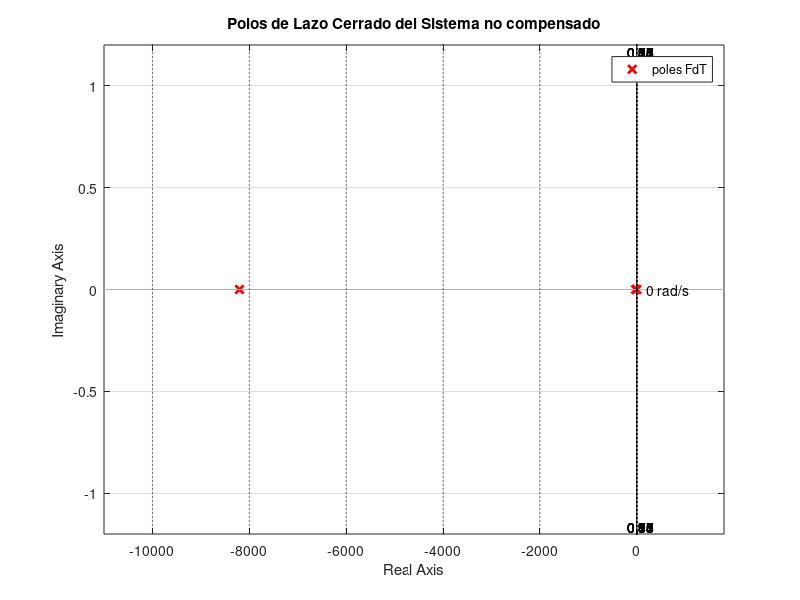
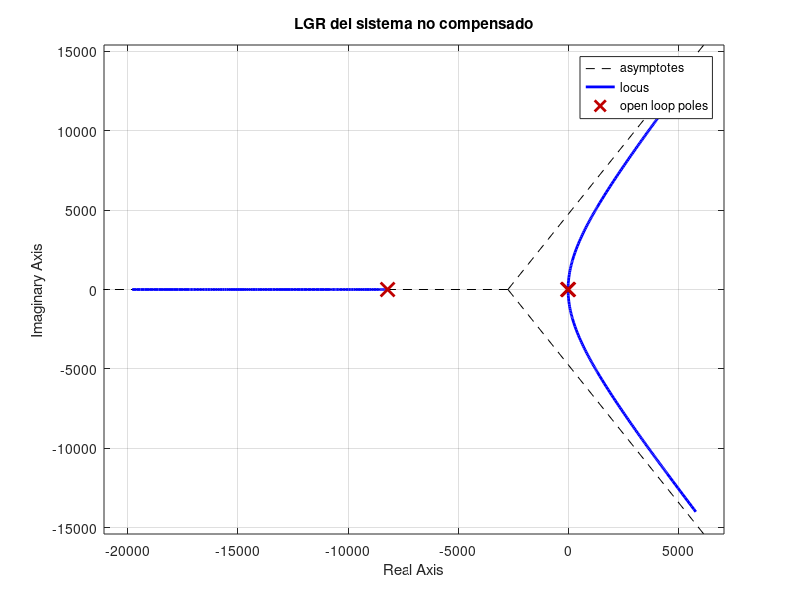
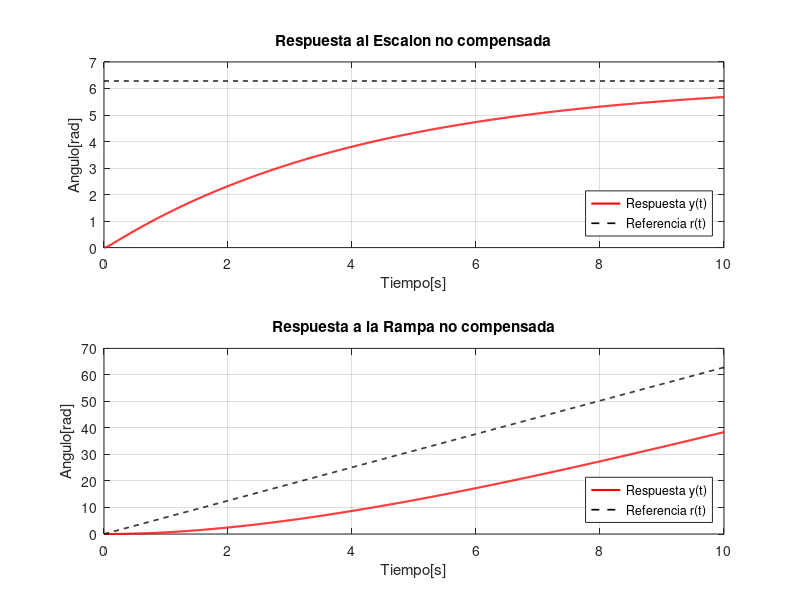
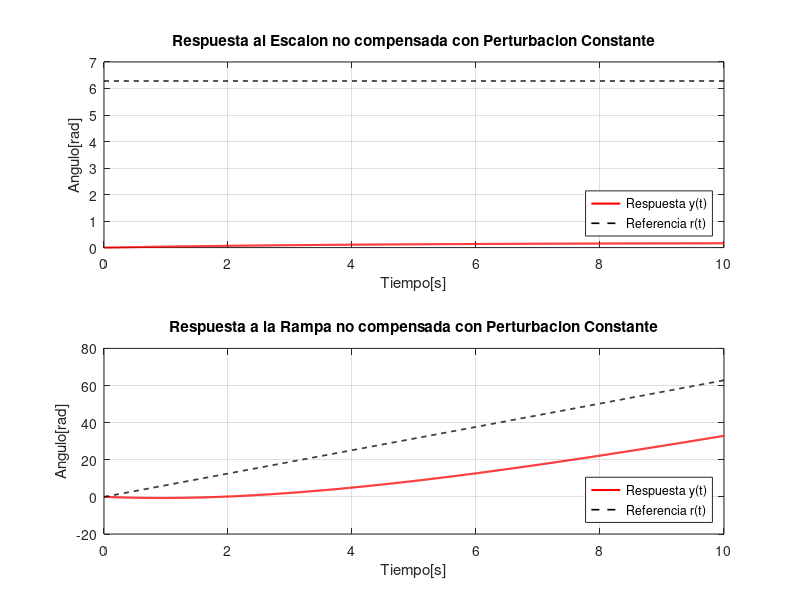

Source code (MATLAB) for these figures, in order: (Note: this script raises an error after producing the figures.)
   clear all;close all;clc

   pkg load control
   s = tf('s');

   % TREN DE ENGRANAJES REDCUTOR

   % Modelo: 406769
   % Relación de transformación; 100:1
   TLmax=4.5; %N*m
   J_t = 0.31 * 0.0001/1000; % Kg/m^2
   B_t = 0; %Según datasheet
   n = 1/71;


   %  MOTOR
   % Modelo:  339152
   Wnom=9690*2*pi/60; %velocidad Nominal en Rad/s
   R = 1.53;     % Ohm
   L_ind= 0.186e-3; % H
   Ke = 1/(460 * 2*pi/60); % rad/(seg*V)
   Kt = 20.8e-3; % Nm/A
   J_m = 14.7 * 0.0001/1000; % Kg/m^2
   B_m = 0.7325e-6; %según datasheet


   %CARGA
   %Brazo Robotico
   TL=TLmax*0.5;      %Torque de Carga en N*m como el 50% de la carga maxima del tren reductor
   L_brazo = 0.35;    %Longitud del Brazo en metros
   g = 9.81;          % gravedad m/s^2

   mL=TL/(g*(L_brazo/2));     %Masa Equivalente del Brazo en Kg (con centro de graverdad en L_brazo/2)
   J_l =(1/3)*mL*(L_brazo)^2; %Inercia de la Carga en el eje secundario en Kg/m^2

   WL=Wnom*n;      %Velocidad Nominal en el Eje Secundaro en Rad/s
   B_l = TL/WL;    %Friccion de la carga en el eje secundario en N*m*s/rad



   Je = J_m + J_t + J_l*n^2;  %Inercia equivalente
   Be = B_m + B_t + B_l*n^2;  %Friccion equivalente


   %SENSOR DE POSICION
   %Potenciometro:
   Vref=24; %Tension de Referencia del Potenciometro
   Kpot = Vref/(20*pi); % V/rad realimentación(Ganancia del Potenciometro)


   %SETs POINTs
   V_step=2.4; %V
   V_ramp=2.4; %V

   %Torque de Perturbacion Externa
   TL_per=TL;
   TL_eq = TL_per * n; %Torque Reflejado al Eje del Motor

   %SISTEMA A LAZO CERRADO SIN COMPENSADOR
   %Algebra de Bloques :
   G1 = 1/(R + s*L_ind);
   G2 = 1/(Be + s*Je);
   F1 = feedback(G1*Kt*G2,Ke);
   F2 = F1*n/s;
   L = minreal(F2 * Kpot); %FDT de Lazo Abierto
   FdT = minreal(feedback(F2,Kpot));% Theta(s)/Vin(s)

   %Mason para la FDT de la Pertubacion:
   L1=-Ke*Kt*G1*G2;
   L2=-G2*n*(1/s)*Kpot*G1*Kt;
   P1=-G2*n/s;
   Delta=1-(L1+L2); %Ecuacion Caracterisitca de Todo el Sistema no Compensado
   FdT_per=minreal(P1/Delta); % Theta(s)/Text(s)



   disp('==========================================================================')
   disp('===============FUNCION DE TRANSFERNCIA DE LAZO CERRADO====================')
   disp('==========================================================================')
   FdT%FDT de Lazo Cerrado
   disp("Polos de Lazo Cerrado:");
   disp(pole(FdT));
   disp("Ceros de Lazo Cerrado:");
   disp(zero(FdT));
   if(isstable(FdT))
     disp("El sistema a lazo cerrado es estable.");
   else
     disp("El sistema a lazo cerrado es inestable.");

   endif

   %Mapa de Polos de Lazo cerrado
   figure(1)
   pzmap(FdT,'r');
   sgrid on;
   title("Polos de Lazo Cerrado del Sistema no compensado");

   %Lugar de Raices del Sistema
   figure(2)
   rlocus(L); grid on; title("LGR del sistema no compensado")



   %Simulaciones de Respuestas Temporales
   t = 0:0.01:10;
   %Entradas de Tension
   u_step = V_step*ones(size(t));
   u_ramp = V_ramp*t;
   %Entrada de Perturbacion
   u_per = TL_eq*ones(size(t));

   %Referencias Ideales de Posicion Angular en Radianes
   ref_step = u_step / Kpot;
   ref_ramp = u_ramp / Kpot;

   %Respuestas Del Sistema
   [y_step,t]=lsim(FdT,u_step,t);
   [y_ramp,t]=lsim(FdT,u_ramp,t);
   [y_per,t]=lsim(FdT_per,u_per,t);


   %Grafico de Respuestas sin Pertubacion
   figure(3);
   subplot(2,1,1);
   plot(t,y_step,'r', 'LineWidth', 1.5); hold on;
   plot(t, ref_step, '--k', 'LineWidth', 1.2); hold off;
   grid on; title("Respuesta al Escalon no compensada")
   xlabel('Tiempo[s]'); ylabel('Angulo[rad]');
   legend('Respuesta y(t)', 'Referencia r(t)', 'Location', 'southeast');

   subplot(2,1,2);
   plot(t,y_ramp,'r', 'LineWidth', 1.5); hold on;
   plot(t, ref_ramp, '--k', 'LineWidth', 1.2); hold off;
   grid on; title("Respuesta a la Rampa no compensada")
   xlabel('Tiempo[s]'); ylabel('Angulo[rad]');
   legend('Respuesta y(t)', 'Referencia r(t)', 'Location', 'southeast');

   %Grafico de Respuestas con el Efecto de la Pertubacion
   figure(4);
   subplot(2,1,1);
   plot(t,y_step+y_per,'r','LineWidth', 1.5); hold on;
   plot(t, ref_step, '--k', 'LineWidth', 1.2); hold off;
   grid on; title("Respuesta al Escalon no compensada con Perturbacion Constante")
   xlabel('Tiempo[s]'); ylabel('Angulo[rad]');
   legend('Respuesta y(t)', 'Referencia r(t)', 'Location', 'southeast');

   subplot(2,1,2);
   plot(t,y_ramp+y_per,'r', 'LineWidth', 1.5); hold on;
   plot(t, ref_ramp, '--k', 'LineWidth', 1.2); hold off;
   grid on; title("Respuesta a la Rampa no compensada con Perturbacion Constante")
   xlabel('Tiempo[s]'); ylabel('Angulo[rad]');
   legend('Respuesta y(t)', 'Referencia r(t)', 'Location', 'southeast');



   disp('==========================================================================')
   disp('===============ESPECIFICACIONES DEL SISTEMA NO COMPENSADO=================')
   disp('==========================================================================')


   disp('Errores en regimen permanente:')
   disp('------------------------------')
   disp('Para Entrada Escalon:')
   Kp = dcgain(L)
   ess_step = 1/(1+Kp)
   disp('Para Entrada de Rampa:')
   Kv = dcgain(minreal(s*L))
   ess_ramp = 1/Kv
   disp('------------------------------')
   disp('Sobrepasamiento Mp(%):')
   disp('------------------------------')
   y_final = y_step(end);
   y_max = max(y_step);
   Mp=100*(y_max-y_final)/y_final

   disp('--------------------------------')
   disp('Tiempo de Establecimiento ts(s):')
   disp('--------------------------------')
   banda_error = abs(y_step - y_final);
   indices_fuera = find(banda_error > (0.02 * y_final));  %calcula la ventana del 2% del valor final y busca todas las posiciones en el vector donde el error es mayor al 2%
   if isempty(indices_fuera)
     ts = t(1);
   else % ultimo tiempo en que la señal estuvo fuera de la banda del 2%
     ts = t(indices_fuera(end))
   endif

   disp('-------------------------------------')
   disp('Rechazo a las Pertubaciones Externas:')
   disp('-------------------------------------')
   TL_final=dcgain(TL_eq*FdT_per)
   if(TL_final==0)
    disp('El Sistema Rechaza las Perturbaciones Externas Constantes');
   else
    disp('El Sistema NO Rechaza las Perturbaciones Externas Constantes');

 endif


   % DISEÑO DEL COMPENSADOR PID
   close all;clc
   disp('');
   disp('DISEÑO DEL PID');
   disp('');

   polos_LA=pole(L);    %Polos De Lazo Abierto
   z1=abs(polos_LA(2)) %Ponemos el Cero del Compensador en el Polo dominante de Lazo Abierto para Cancelarlo
   z2=0.1;
   Kc=1;

   Kp=Kc*(z1+z2)
   Ki=Kc*z1*z2
   Kd=Kc
   %FUNCION DE TRANFERENCIA DEL COMPENSADOR
   C=Kp+Ki/s+Kd*s

   % rlocusx(L*C/Kd)

   a = feedback(C*F2,Kpot)

   stepinfo(a)

   pole(a)

   Comp_s = lsim(a,u_step,t);
   Comp_r = lsim(a,u_ramp,t);

   figure(5);
   subplot(2,1,1);
   plot(t,Comp_s,'r','LineWidth', 1.5); hold on;
   plot(t, ref_step, '--k', 'LineWidth', 1.2); hold off;
   grid on; title("Respuesta al Escalon compensada con Perturbacion Constante")
   xlabel('Tiempo[s]'); ylabel('Angulo[rad]');
   legend('Respuesta y(t)', 'Referencia r(t)', 'Location', 'southeast');

   subplot(2,1,2);
   plot(t,Comp_r,'r', 'LineWidth', 1.5); hold on;
   plot(t, ref_ramp, '--k', 'LineWidth', 1.2); hold off;
   grid on; title("Respuesta a la Rampa compensada con Perturbacion Constante")
   xlabel('Tiempo[s]'); ylabel('Angulo[rad]');
   legend('Respuesta y(t)', 'Referencia r(t)', 'Location', 'southeast');

   % CÁLCULO DEL PID

   clc

   Kp % = Rf/R

   disp('');
   disp('Kp');
   disp('');

   R  = 10e3;
   Rf = Kp * R
   Rf = 270e3;

   Kp_real = Rf/R


   disp('');
   Ki % = 1/RC

   disp('');
   disp('Ki');
   disp('');

   C  = 680e-9
   R  = 1/(Ki*C)
   R  = 560e3

   Ki_real = 1/(R*C)

   disp('');
   Kd % = RC

   disp('');
   disp('Kd');
   disp('');

   C  = 1e-6
   R  = 1e6

   Kd_real = R*C

   %FUNCION DE TRANFERENCIA DEL COMPENSADOR REAL
   C=Kp_real+Ki_real/s+Kd_real*s

   % rlocusx(L*C/Kd)

   a = feedback(C*F2,Kpot)

   stepinfo(a)

   pole(a)

   Comp_s = lsim(a,u_step,t);
   Comp_r = lsim(a,u_ramp,t);

   figure(5);
   subplot(2,1,1);
   plot(t,Comp_s,'r','LineWidth', 1.5); hold on;
   plot(t, ref_step, '--k', 'LineWidth', 1.2); hold off;
   grid on; title("Respuesta al Escalon compensada con Perturbacion Constante")
   xlabel('Tiempo[s]'); ylabel('Angulo[rad]');
   legend('Respuesta y(t)', 'Referencia r(t)', 'Location', 'southeast');

   subplot(2,1,2);
   plot(t,Comp_r,'r', 'LineWidth', 1.5); hold on;
   plot(t, ref_ramp, '--k', 'LineWidth', 1.2); hold off;
   grid on; title("Respuesta a la Rampa compensada con Perturbacion Constante")
   xlabel('Tiempo[s]'); ylabel('Angulo[rad]');
   legend('Respuesta y(t)', 'Referencia r(t)', 'Location', 'southeast');
